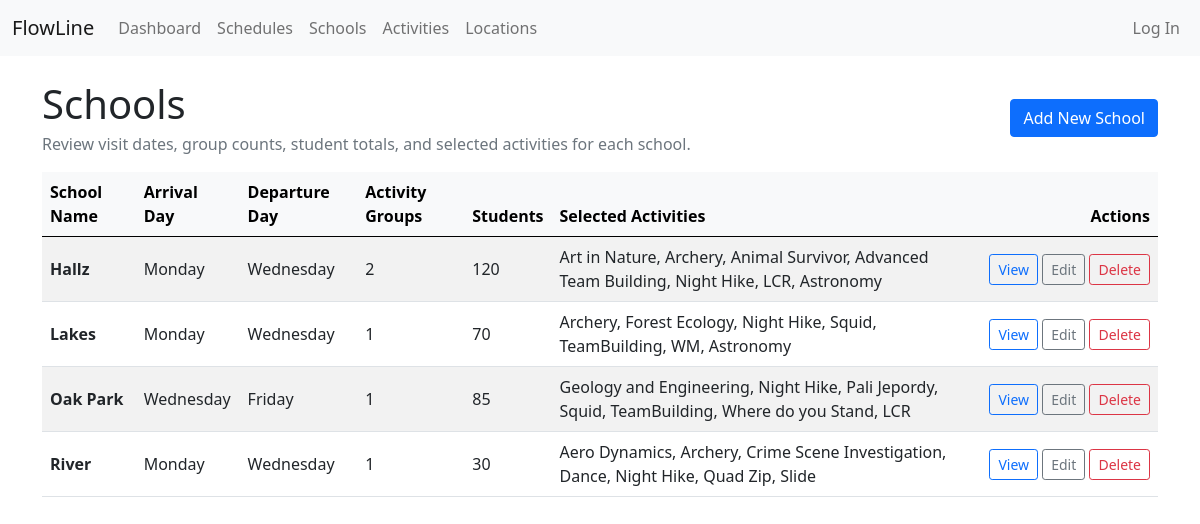
Before: /school_list with the older database file.
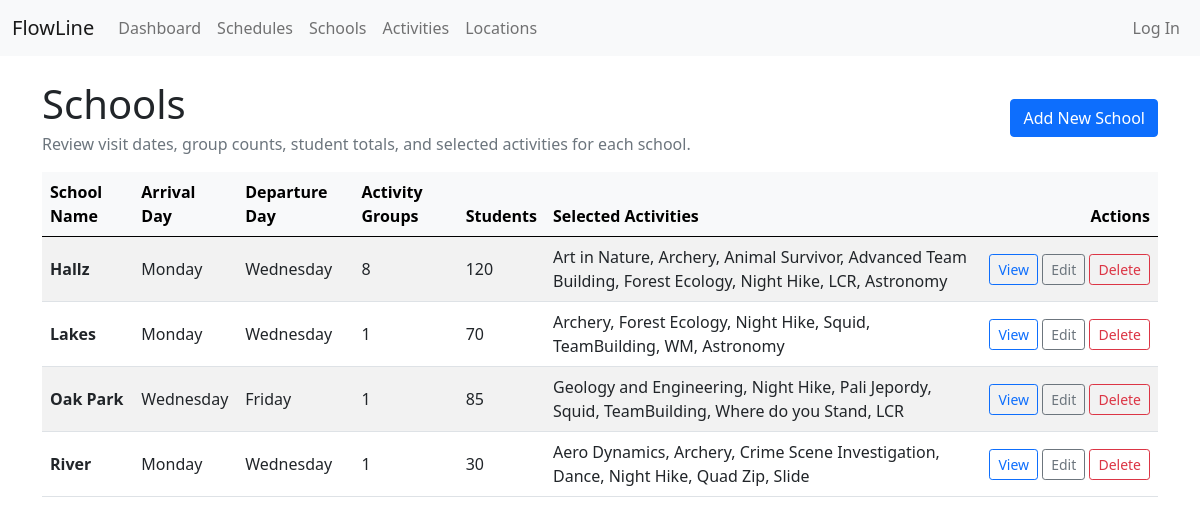
After: the same page with the newer database file.
### scheduler_app/models.py (models this page shows, shortened)
class Schools(models.Model):
    school_name = CharField(max_length=150, unique=True,)
    subject = ManyToManyField(Course)
    arrive = CharField(max_length=50, choices=wk_days)
    depart = CharField(max_length=50, choices=wk_days)
    total_students = IntegerField()
    ag_num = IntegerField(default=1)
    attending_year = DateField(auto_created=True) # this is to distinguish between the same school coming back yr after yr.Need to add blank=true and auto_now of year
    sorted_subject_lst = TextField(blank=True)
    schools_list = models.Manager()
    '''@property
    def ag_numbers(self):
        if self.total_students % 16 > 0:
            self.ag_num = (self.total_students//16) + 1
        else:
            self.ag_num = self.total_students//16
        return self.ag_num

        # Because it messes up how you access the number it is now going to be a manuel entry -- ideally it will later become an auto calculation that can be overriden
        '''

class Course(models.Model):
    course_name =  CharField(max_length=120,unique=True,)
    abriviation = CharField(max_length=5, unique=True, blank=True, null=True, default='5 character max')
    primary_locs =  ManyToManyField(Locations)
    course_len = SmallIntegerField(
        default=1,
        validators=[MaxValueValidator(2), MinValueValidator(0)]
    )

### scheduler_app/views.py (the view)
# urls.py: path("school_list", SchoolList.as_view(), name="school-list"),
class SchoolList(ListView):
    model = Schools
    template_name = 'pay_end/school_list.html'
    context_object_name = "school"
    ordering = ['school_name']

### scheduler_app/templates/pay_end/school_list.html (shortened to what this page needs)
{% extends 'pay_end/base_pay.html' %}
{% block content %}
    <div class="d-flex flex-wrap justify-content-between align-items-center gap-2 mt-4 mb-3">
        <div>
            <h1 class="mb-1">Schools</h1>
            <p class="text-muted mb-0">Review visit dates, group counts, student totals, and selected activities for each school.</p>
        </div>
        <a href="{% url 'school-create' %}" class="btn btn-primary">Add New School</a>
    </div>
    <div class="table-responsive">
        <table class="table table-striped table-hover align-middle">
            <thead class="table-light">
                <tr>
                    <th scope="col">School Name</th>
                    <th scope="col">Arrival Day</th>
                    <th scope="col">Departure Day</th>
                    <th scope="col">Activity Groups</th>
                    <th scope="col">Students</th>
                    <th scope="col">Selected Activities</th>
                    <th scope="col" class="text-end">Actions</th>
                </tr>
            </thead>
            <tbody>
                {% for s in school.all %}
                    <tr>
                        <td><strong>{{ s.school_name }}</strong></td>
                        <td>{{ s.get_arrive_display }}</td>
                        <td>{{ s.get_depart_display }}</td>
                        <td>{{ s.ag_num }}</td>
                        <td>{{ s.total_students }}</td>
                        <td>
                            {% for activity in s.subject.all %}
                                {{ activity.course_name }}{% if not forloop.last %}, {% endif %}
                            {% empty %}
                                <span class="text-muted">No activities selected.</span>
                            {% endfor %}
                        </td>
                        <td class="text-end text-nowrap">
                            <a href="{% url 'school-detail' s.id %}" class="btn btn-sm btn-outline-primary">View</a>
                            <a href="{% url 'school-update' s.id %}" class="btn btn-sm btn-outline-secondary">Edit</a>
                            <a href="{% url 'school-delete' s.id %}" class="btn btn-sm btn-outline-danger">Delete</a>
                        </td>
                    </tr>
                {% empty %}
                    <tr>
                        <td colspan="7" class="text-center text-muted py-4">No schools have been added yet.</td>
                    </tr>
                {% endfor %}
            </tbody>
        </table>
    </div>
{% endblock %}

### scheduler_app/templates/pay_end/base_pay.html (shortened to what this page needs)
<!doctype html>
<html lang="en">
  <head>
    <link href="https://cdn.jsdelivr.net/npm/bootstrap@5.0.0-beta3/dist/css/bootstrap.min.css" rel="stylesheet">
  </head>
  <body>
    {% include 'pay_end/navbar_pay.html' %}
    <div class="container">
      {% block content %}
      {% endblock %}
    </div>
  </body>
</html>

### scheduler_app/templates/pay_end/navbar_pay.html (shortened to what this page needs)
<nav class="navbar navbar-expand-lg navbar-light bg-light">
  <div class="container-fluid">
    <a class="navbar-brand" href="{% url 'home-paid' %}">FlowLine</a>
    <div class="collapse navbar-collapse" id="operationalNavbar">
      <ul class="navbar-nav me-auto mb-2 mb-lg-0">
        <li class="nav-item">
          <a class="nav-link" href="{% url 'home-paid' %}">Dashboard</a>
        </li>
        <li class="nav-item">
          <a class="nav-link" href="{% url 'sched-list' %}">Schedules</a>
        </li>
        <li class="nav-item">
          <a class="nav-link" href="{% url 'school-list' %}">Schools</a>
        </li>
        <li class="nav-item">
          <a class="nav-link" href="{% url 'course-list' %}">Activities</a>
        </li>
        <li class="nav-item">
          <a class="nav-link" href="{% url 'location-list' %}">Locations</a>
        </li>
      </ul>
      <ul class="navbar-nav ms-auto mb-2 mb-lg-0">
        <li class="nav-item">
          {% if user.is_authenticated %}
            <a class="nav-link" href="{% url 'logout' %}">Log Out</a>
          {% else %}
            <a class="nav-link" href="{% url 'login' %}">Log In</a>
          {% endif %}
        </li>
      </ul>
    </div>
  </div>
</nav>

Changed rows visible on the page:
changed Schools "Hallz": ag_num "2" → "8"; gains Course (course_name "Forest Ecology")
